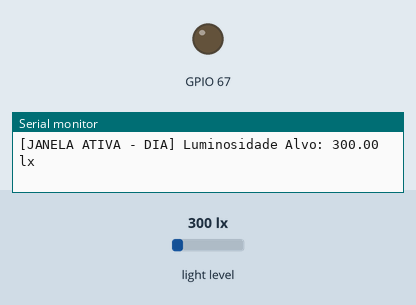
This sketch was run on a simulated ESP32. On the bench: output pins drawn as LEDs (lit = HIGH), the last lines printed to the serial monitor. Inputs (shaded band) come from the test bench; at power-on: light level 300 lx.

Above: at 2.7 s.
2.8 s: light level set to 55 lx
5.5 s: light level set to 44 lx
At 24.4 s:
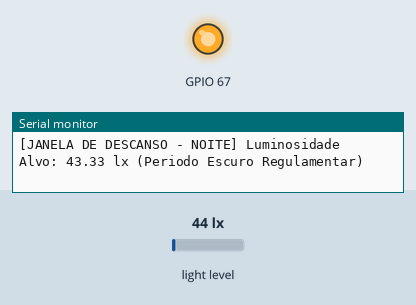
Timing chart, 0 to 55.1 s (numbered marks = the images above; inputs shaded):
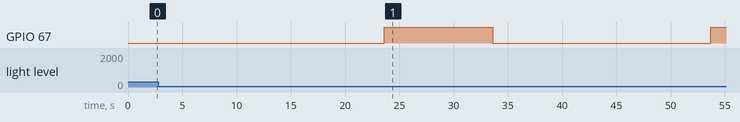

The sketch:

bh1750_leds_int4.ino
```cpp
#include <Wire.h>
#include <Adafruit_MCP23X17.h>
#include <BH1750.h>

Adafruit_MCP23X17 mcp;
BH1750 lightMeter;

// valores que obtive na calibracao
const float THRESHOLD_LUZ = 50.0;          // Corte consoante os testes  (Luz normal 45lx, Lâmpada 150lx)
const unsigned long DURACAO_DIA = 20000;   // 20 segundos de Dia (Simula o Fotoperíodo de 16h-> depois meter os 16*3600*1000 para passar a 16horas)
const unsigned long DURACAO_NOITE = 10000; // 10 segundos de Noite (Simula o Período Escuro de 8h-> depois meter os 8*3600*1000 para passar a 8horas)

// Variáveis para controlar tempo (para não bloquear)
unsigned long tempoAnterior = 0;
bool eDia = true; //bool ou é true ou falso

void setup() {
  Serial.begin(115200);
  delay(1000);

  // Inicializar o barramento I2C nos pinos da TTGO (Partilhados pelo MCP e BH1750)
  Wire.begin(21, 22);
  delay(500);

  // Inicializar do Expansor I2C
  if (!mcp.begin_I2C(0x20)) {
    Serial.println("ERRO CRÍTICO: MCP23017 nao encontrado no barramento I2C!");
    while (1);
  }

  // Inicializar o Sensor de Luz
  if (lightMeter.begin(BH1750::CONTINUOUS_HIGH_RES_MODE)) {
    Serial.println("--- BH1750: Sensor de Luminosidade Configurado ---");
  } else {
    Serial.println("ERRO CRÍTICO: Sensor BH1750 nao encontrado!");
    while (1);
  }

  //Configurar Atuador (Pino A3 do MCP -> Canal IN4 do Relé)
  mcp.pinMode(3, OUTPUT);
  mcp.digitalWrite(3, HIGH); // começa desligado (Active-Low)

  Serial.println("---  Subsistema de Fotoperíodo e Iluminação ativado---");
  tempoAnterior = millis();
}

void loop() {
  unsigned long tempoAtual = millis();

  // Leitura digital contínua da quantidade de fotões (lumens) que a planta está a receber
  float lux = lightMeter.readLightLevel();


  // máquina de estados: controlo do horário dia -> noite

  if (eDia) {
    //  dia: para imitar o estado dia os LEDs devem estar ACESOS
    mcp.digitalWrite(3, LOW); //  Ativa o Relé (LEDs ON)

    Serial.print("[JANELA ATIVA - DIA] Luminosidade Alvo: ");
    Serial.print(lux);
    Serial.println(" lx");

    // VALIDAÇAO- deteção de falhas
    // Se o código diz para ligar, mas o sensor lê escuridão (menos de 50 lx), há falha física
    if (lux < THRESHOLD_LUZ) {
      Serial.println("!!! ALERTA DE HARDWARE: LEDs em falha física ou fonte sem energia durante Janela Activa !!!");
    }

    // Gestão da transição do tempo do Dia para a Noite (Passaram-se os 20 segundos/16horas)
    if (tempoAtual - tempoAnterior >= DURACAO_DIA) {
      Serial.println("\n--- Transicao Horaria: A terminar Janela Activa -> A iniciar Janela de Descanso (Noite) ---");
      eDia = false;
      tempoAnterior = tempoAtual;
    }
  }
  else {
    // noite: para simular a noite os LEDs devem estar APAGADOS
    mcp.digitalWrite(3, HIGH); // Envia 5V para o IN4 -> Corta o Relé (LEDs OFF)

    Serial.print("[JANELA DE DESCANSO - NOITE] Luminosidade Alvo: ");
    Serial.print(lux);
    Serial.println(" lx (Periodo Escuro Regulamentar)");

    // Gestão da transição de tempo da Noite para o Dia (Passaram-se os 10 segundos/8horas)
    if (tempoAtual - tempoAnterior >= DURACAO_NOITE) {
      Serial.println("\n--- Transicao Horaria: A terminar Janela de Descanso -> A iniciar Janela Activa (Dia) ---");
      eDia = true;
      tempoAnterior = tempoAtual;
    }
  }

  delay(2000); // Ler de 2 em 2 segundos
}
```

Measured:
- the behaviour switches between 50 and 49 lx on light level (found by bisection; images 0 and 1)
